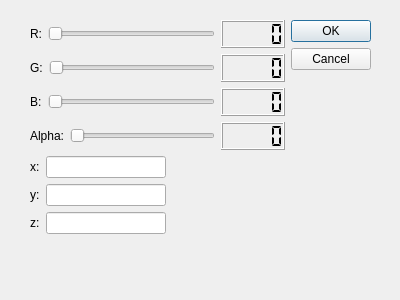
<?xml version="1.0" encoding="UTF-8"?>
<ui version="4.0">
 <class>DialogAddVoxel</class>
 <widget class="QDialog" name="DialogAddVoxel">
  <property name="geometry">
   <rect>
    <x>0</x>
    <y>0</y>
    <width>400</width>
    <height>300</height>
   </rect>
  </property>
  <property name="windowTitle">
   <string>Dialog</string>
  </property>
  <widget class="QWidget" name="">
   <property name="geometry">
    <rect>
     <x>30</x>
     <y>20</y>
     <width>341</width>
     <height>214</height>
    </rect>
   </property>
   <layout class="QHBoxLayout" name="horizontalLayout_10">
    <item>
     <layout class="QVBoxLayout" name="verticalLayout_2">
      <item>
       <layout class="QHBoxLayout" name="horizontalLayout">
        <item>
         <widget class="QLabel" name="LabelSetCorR">
          <property name="text">
           <string>R:</string>
          </property>
         </widget>
        </item>
        <item>
         <widget class="QSlider" name="horizontalSliderSetCorR">
          <property name="maximum">
           <number>255</number>
          </property>
          <property name="orientation">
           <enum>Qt::Horizontal</enum>
          </property>
         </widget>
        </item>
        <item>
         <widget class="QLCDNumber" name="lcdNumberSetCorR">
          <property name="segmentStyle">
           <enum>QLCDNumber::Flat</enum>
          </property>
         </widget>
        </item>
       </layout>
      </item>
      <item>
       <layout class="QHBoxLayout" name="horizontalLayout_4">
        <item>
         <widget class="QLabel" name="LabelSetCorG">
          <property name="text">
           <string>G:</string>
          </property>
         </widget>
        </item>
        <item>
         <widget class="QSlider" name="horizontalSliderSetCorG">
          <property name="maximum">
           <number>255</number>
          </property>
          <property name="orientation">
           <enum>Qt::Horizontal</enum>
          </property>
         </widget>
        </item>
        <item>
         <widget class="QLCDNumber" name="lcdNumberSetCorG">
          <property name="segmentStyle">
           <enum>QLCDNumber::Flat</enum>
          </property>
         </widget>
        </item>
       </layout>
      </item>
      <item>
       <layout class="QHBoxLayout" name="horizontalLayout_5">
        <item>
         <widget class="QLabel" name="LabelSetCorB">
          <property name="text">
           <string>B:</string>
          </property>
         </widget>
        </item>
        <item>
         <widget class="QSlider" name="horizontalSliderSetCorB">
          <property name="maximum">
           <number>255</number>
          </property>
          <property name="orientation">
           <enum>Qt::Horizontal</enum>
          </property>
         </widget>
        </item>
        <item>
         <widget class="QLCDNumber" name="lcdNumberSetCorB">
          <property name="segmentStyle">
           <enum>QLCDNumber::Flat</enum>
          </property>
         </widget>
        </item>
       </layout>
      </item>
      <item>
       <layout class="QHBoxLayout" name="horizontalLayout_6">
        <item>
         <widget class="QLabel" name="LabelSetCorAlpha">
          <property name="text">
           <string>Alpha:</string>
          </property>
         </widget>
        </item>
        <item>
         <widget class="QSlider" name="horizontalSliderSetCorAlpha">
          <property name="maximum">
           <number>100</number>
          </property>
          <property name="orientation">
           <enum>Qt::Horizontal</enum>
          </property>
         </widget>
        </item>
        <item>
         <widget class="QLCDNumber" name="lcdNumberSetCorAlpha">
          <property name="segmentStyle">
           <enum>QLCDNumber::Flat</enum>
          </property>
         </widget>
        </item>
       </layout>
      </item>
      <item>
       <layout class="QVBoxLayout" name="verticalLayout">
        <item>
         <layout class="QHBoxLayout" name="horizontalLayout_7">
          <item>
           <widget class="QLabel" name="labelPosVoxX">
            <property name="text">
             <string>x:</string>
            </property>
           </widget>
          </item>
          <item>
           <widget class="QLineEdit" name="lineEditPosVoxX"/>
          </item>
          <item>
           <spacer name="horizontalSpacer">
            <property name="orientation">
             <enum>Qt::Horizontal</enum>
            </property>
            <property name="sizeHint" stdset="0">
             <size>
              <width>40</width>
              <height>20</height>
             </size>
            </property>
           </spacer>
          </item>
         </layout>
        </item>
        <item>
         <layout class="QHBoxLayout" name="horizontalLayout_8">
          <item>
           <widget class="QLabel" name="labellPosVoxY">
            <property name="text">
             <string>y:</string>
            </property>
           </widget>
          </item>
          <item>
           <widget class="QLineEdit" name="lineEditlPosVoxY"/>
          </item>
          <item>
           <spacer name="horizontalSpacer_2">
            <property name="orientation">
             <enum>Qt::Horizontal</enum>
            </property>
            <property name="sizeHint" stdset="0">
             <size>
              <width>40</width>
              <height>20</height>
             </size>
            </property>
           </spacer>
          </item>
         </layout>
        </item>
        <item>
         <layout class="QHBoxLayout" name="horizontalLayout_9">
          <item>
           <widget class="QLabel" name="labellPosVoxZ">
            <property name="text">
             <string>z:</string>
            </property>
           </widget>
          </item>
          <item>
           <widget class="QLineEdit" name="lineEditlPosVoxZ"/>
          </item>
          <item>
           <spacer name="horizontalSpacer_3">
            <property name="orientation">
             <enum>Qt::Horizontal</enum>
            </property>
            <property name="sizeHint" stdset="0">
             <size>
              <width>40</width>
              <height>20</height>
             </size>
            </property>
           </spacer>
          </item>
         </layout>
        </item>
       </layout>
      </item>
     </layout>
    </item>
    <item>
     <widget class="QDialogButtonBox" name="buttonBox">
      <property name="orientation">
       <enum>Qt::Vertical</enum>
      </property>
      <property name="standardButtons">
       <set>QDialogButtonBox::Cancel|QDialogButtonBox::Ok</set>
      </property>
     </widget>
    </item>
   </layout>
  </widget>
 </widget>
 <resources/>
 <connections>
  <connection>
   <sender>buttonBox</sender>
   <signal>accepted()</signal>
   <receiver>DialogAddVoxel</receiver>
   <slot>accept()</slot>
   <hints>
    <hint type="sourcelabel">
     <x>248</x>
     <y>254</y>
    </hint>
    <hint type="destinationlabel">
     <x>157</x>
     <y>274</y>
    </hint>
   </hints>
  </connection>
  <connection>
   <sender>buttonBox</sender>
   <signal>rejected()</signal>
   <receiver>DialogAddVoxel</receiver>
   <slot>reject()</slot>
   <hints>
    <hint type="sourcelabel">
     <x>316</x>
     <y>260</y>
    </hint>
    <hint type="destinationlabel">
     <x>286</x>
     <y>274</y>
    </hint>
   </hints>
  </connection>
  <connection>
   <sender>horizontalSliderSetCorR</sender>
   <signal>valueChanged(int)</signal>
   <receiver>lcdNumberSetCorR</receiver>
   <slot>display(int)</slot>
   <hints>
    <hint type="sourcelabel">
     <x>148</x>
     <y>30</y>
    </hint>
    <hint type="destinationlabel">
     <x>228</x>
     <y>36</y>
    </hint>
   </hints>
  </connection>
  <connection>
   <sender>horizontalSliderSetCorG</sender>
   <signal>valueChanged(int)</signal>
   <receiver>lcdNumberSetCorG</receiver>
   <slot>display(int)</slot>
   <hints>
    <hint type="sourcelabel">
     <x>140</x>
     <y>61</y>
    </hint>
    <hint type="destinationlabel">
     <x>226</x>
     <y>63</y>
    </hint>
   </hints>
  </connection>
  <connection>
   <sender>horizontalSliderSetCorB</sender>
   <signal>valueChanged(int)</signal>
   <receiver>lcdNumberSetCorB</receiver>
   <slot>display(int)</slot>
   <hints>
    <hint type="sourcelabel">
     <x>139</x>
     <y>97</y>
    </hint>
    <hint type="destinationlabel">
     <x>229</x>
     <y>99</y>
    </hint>
   </hints>
  </connection>
  <connection>
   <sender>horizontalSliderSetCorAlpha</sender>
   <signal>valueChanged(int)</signal>
   <receiver>lcdNumberSetCorAlpha</receiver>
   <slot>display(int)</slot>
   <hints>
    <hint type="sourcelabel">
     <x>126</x>
     <y>120</y>
    </hint>
    <hint type="destinationlabel">
     <x>225</x>
     <y>128</y>
    </hint>
   </hints>
  </connection>
 </connections>
</ui>
